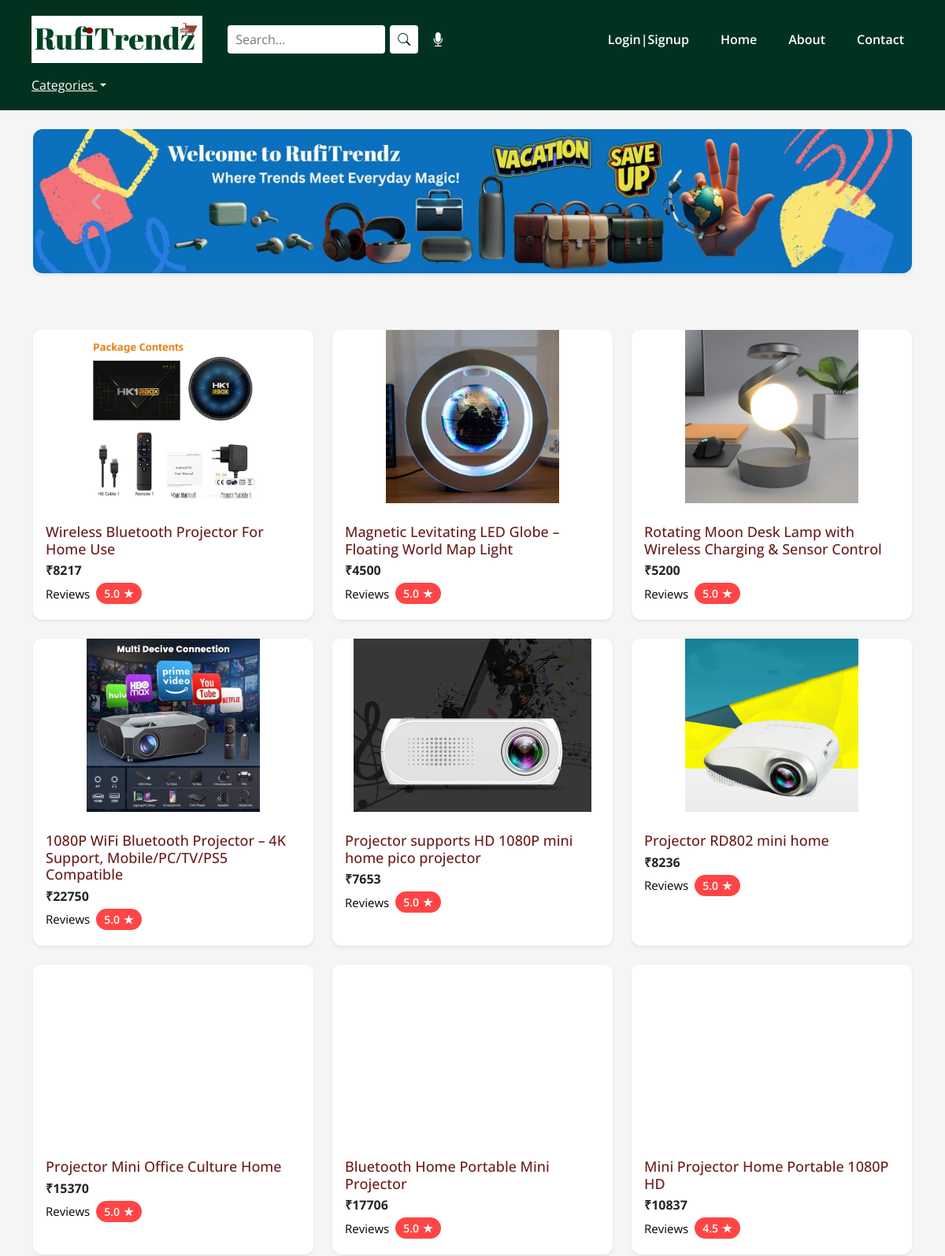
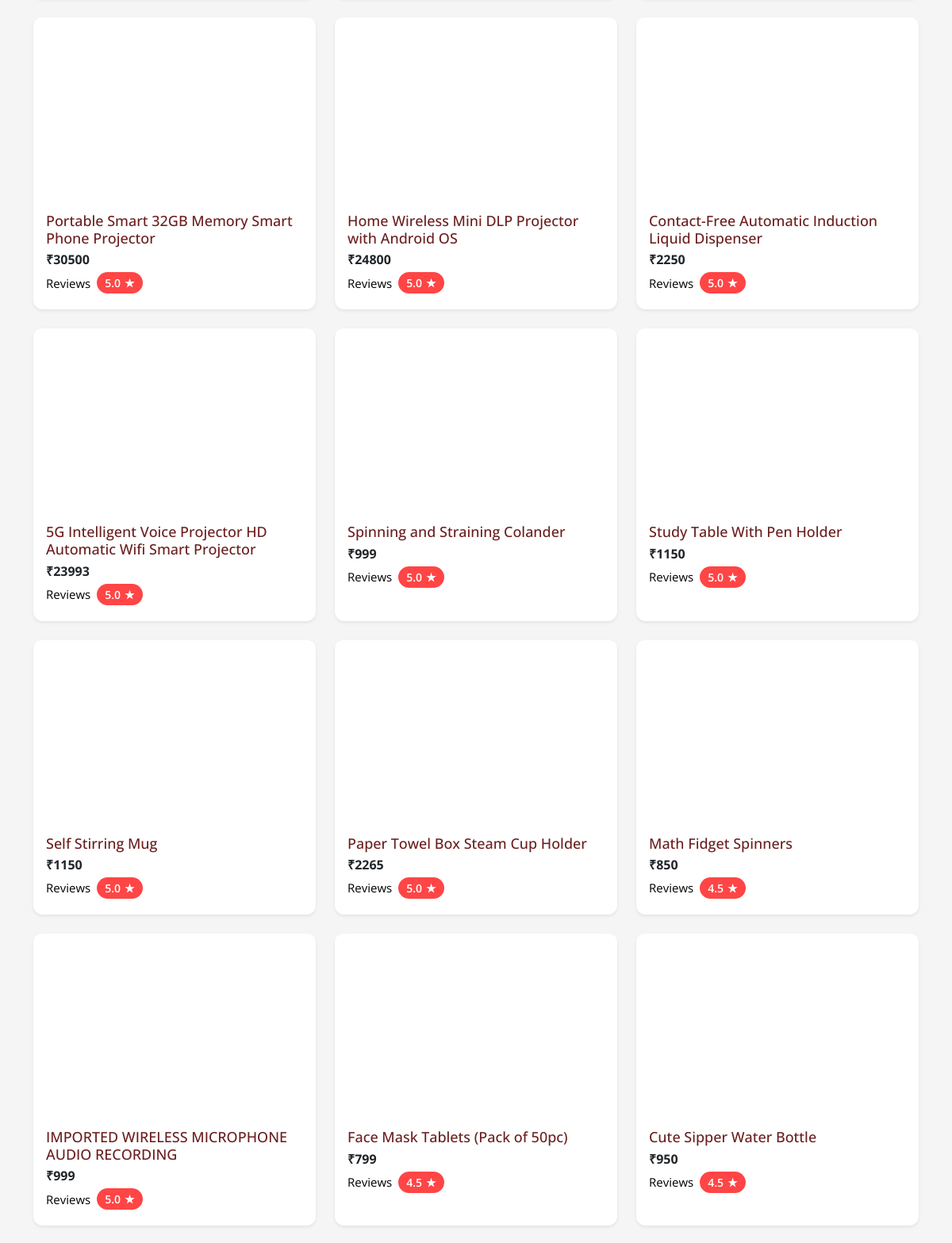
The page / (upper part) on the database its author committed (2 pictures, top to bottom).
### tables this page shows
CREATE TABLE banners (
                id INTEGER PRIMARY KEY AUTOINCREMENT,
                filename TEXT
            , link TEXT);

CREATE TABLE products (
                    id INTEGER PRIMARY KEY AUTOINCREMENT,
                    product_id TEXT,
                    name TEXT,
                    images TEXT,
                    description TEXT,
                    price TEXT,
                    know_more TEXT,
                    product_type TEXT,
                    sub_category TEXT,
                    tags TEXT,
                    brand_name TEXT,
                    rating REAL  -- ✅ float-compatible
                );

### app.py (the view, shortened to what this page needs)
@app.route('/')
def index():
    raw_query = request.args.get('search', '').strip()
    selected_category = request.args.get('category', '').lower()
    with sqlite3.connect('database.db') as conn:
        conn.row_factory = sqlite3.Row
        c = conn.cursor()
        c.execute("SELECT DISTINCT product_type FROM products")
        categories = [row['product_type'] for row in c.fetchall()]
        query_sql = "SELECT * FROM products"
        filters = []
        values = []
        raw_lower = raw_query.lower()
        match = re.search(r'(under|below|less than)\s+(\d+)', raw_lower)
        if match:
            amount = int(match.group(2))
            filters.append("CAST(price AS INTEGER) <= ?")
            values.append(amount)
        match = re.search(r'(above|over|more than)\s+(\d+)', raw_lower)
        if match:
            amount = int(match.group(2))
            filters.append("CAST(price AS INTEGER) >= ?")
            values.append(amount)
        match = re.search(r'between\s+(\d+)\s+and\s+(\d+)', raw_lower)
        if match:
            low, high = int(match.group(1)), int(match.group(2))
            filters.append("CAST(price AS INTEGER) BETWEEN ? AND ?")
            values.extend([low, high])
        if selected_category:
            filters.append("LOWER(product_type) = ?")
            values.append(selected_category)
        if filters:
            query_sql += " WHERE " + " AND ".join(filters)
        query_sql += " ORDER BY id DESC"
        c.execute(query_sql, values)
        products = c.fetchall()
        if raw_query and not products:
            return redirect(url_for('index'))
        c.execute("SELECT * FROM banners ORDER BY id DESC LIMIT 10")
        banners = c.fetchall()
    return render_template(
        'index.html',
        products=products,
        categories=categories,
        search=raw_query,
        category=selected_category,
        banners=banners
    )

### templates/index.html (shortened to what this page needs)
<!DOCTYPE html>
<html lang="en">
<head>
  <link rel="stylesheet" href="https://cdn.jsdelivr.net/npm/bootstrap@5.3.0/dist/css/bootstrap.min.css"/>
  <link rel="stylesheet" href="https://cdn.jsdelivr.net/npm/bootstrap-icons@1.10.5/font/bootstrap-icons.css"/>
</head>
<body>
<header>
  <div class="d-flex flex-wrap align-items-center justify-content-between w-100 gap-3">
    <a href="/" class="d-inline-block me-3">
      <img src="{{ url_for('static', filename='uploads/mini.png') }}"
           alt="Rufi Trendz Logo"
           style="height: 60px; width: auto;">
    </a>
<form method="get" class="search-header-form me-auto" id="searchForm">
  <input type="text" name="search" id="searchInput" placeholder="Search..." value="{{ request.args.get('search', '') }}">
  <button type="submit" title="Search"><i class="bi bi-search"></i></button>
  <button type="button" id="micButton" title="Speak" style="background: none; border: none; font-size: 18px; color: white;">
    <i class="bi bi-mic-fill"></i>
  </button>
</form>
    <div class="right-nav">
      <nav class="d-flex align-items-center flex-wrap gap-3">
        <a href="https://shopify.com/authentication/94147182906/login?client_id=098fba95-0b80-4308-be87-505414599de1&locale=en&redirect_uri=https%3A%2F%2Fshopify.com%2Fauthentication%2F94147182906%2Foauth%2Fauthorize%3Fclient_id%3D098fba95-0b80-4308-be87-505414599de1%26locale%3Den%26nonce%3Da454f0f2-0257-4b23-a7a3-79ed147d46d6%26redirect_uri%3Dhttps%253A%252F%252Fshopify.com%252F94147182906%252Faccount%252Fcallback%253Fsource%253Dcore%26response_type%3Dcode%26scope%3Dopenid%2Bemail%2Bcustomer-account-api%253Afull%26state%3D01JYHFH2N2BFSS185MWRPWKZ32"  >Login|Signup</a>
        <a href="/">Home</a>
        <a href="#about">About</a>
        <a href="https://rufitrendz.online/pages/contact">Contact</a>
      </nav>
    </div>
  </div>
  {% if categories %}
  <div class="mt-3">
    <div class="dropdown">
      <a class="dropdown-toggle text-white" href="#" role="button" data-bs-toggle="dropdown">
        Categories
      </a>
    </div>
  </div>
  {% endif %}
</header>
{% if banners %}
<section class="py-4">
  <div class="container">
    <div id="centerBannerCarousel" class="carousel slide" data-bs-ride="carousel" data-bs-interval="4000">
      <div class="carousel-inner rounded-3 shadow-sm overflow-hidden">
        {% for banner in banners %}
        <div class="carousel-item {% if loop.index == 1 %}active{% endif %}">
          <a href="{{ banner.link or '#' }}">
            <img src="{{ url_for('static', filename='banners/' + banner.filename) }}"
                 class="d-block w-100 centered-banner-img"
                 alt="Banner {{ loop.index }}">
          </a>
        </div>
        {% endfor %}
      </div>
      {% if banners|length > 1 %}
      <button class="carousel-control-prev" type="button" data-bs-target="#centerBannerCarousel" data-bs-slide="prev">
        <span class="carousel-control-prev-icon" aria-hidden="true"></span>
      </button>
      <button class="carousel-control-next" type="button" data-bs-target="#centerBannerCarousel" data-bs-slide="next">
        <span class="carousel-control-next-icon" aria-hidden="true"></span>
      </button>
      {% endif %}
    </div>
  </div>
</section>
{% endif %}
<div class="container py-5">
  {% if products %}
  <div class="row">
    {% for product in products %}
    <div class="col-md-4 col-sm-6 mb-4">
      <div class="card h-100 text-center shadow-sm border-0">
        {% set images = product.images.split(',') %}
        {% if images %}
        <a href="{{ product.know_more or '#' }}" class="text-decoration-none">
          <div id="carousel-{{ product.id }}" class="carousel slide product-carousel">
            <div class="carousel-inner">
              {% for img in images %}
              <div class="carousel-item {% if loop.index == 1 %}active{% endif %}">
                <div class="image-wrapper">
                  <img src="{{ url_for('static', filename='uploads/' + img) }}"
                       alt="{{ product.name }}"
                       loading="eager"
                       decoding="async"
                       class="w-100"
                       style="object-fit: contain; height: 220px;">
                </div>
              </div>
              {% endfor %}
            </div>
          </div>
        </a>
        {% endif %}
        <div class="card-body text-start">
          <a href="{{ product.know_more or '#' }}" class="text-decoration-none text-dark">
            <h5 class="card-title mb-1">{{ product.name }}</h5>
            <p class="fw-bold mb-1">₹{{ product.price }}</p>
          </a>
          {% set rating = "%.1f"|format(product.rating or 0) %}
          <div class="d-flex align-items-center mb-1">
            <span class="me-2" style="color: #000; font-size: 15px;">Reviews</span>
            <div style="
              background-color: #ff4545;
              color: #fff;
              font-weight: 600;
              padding: 3px 10px;
              border-radius: 20px;
              font-size: 14px;
              display: flex;
              align-items: center;">
              <span>{{ rating }}</span>
              <span style="font-size: 14px; margin-left: 5px;">&#9733;</span>
            </div>
          </div>
        </div>
      </div>
    </div>
    {% endfor %}
  </div>
  {% else %}
  <p class="text-center">No products available.</p>
  {% endif %}
</div>
</body>
</html>

### templates/index.html (style rules this page uses)
:root { --dark-green: #013220; --dark-maroon: #6b1e1e; --light-bg: #f5f5f5; --font-title: 'Playfair Display', serif; --font-body: 'Open Sans', sans-serif; }
body { font-family: var(--font-body); background-color: var(--light-bg); color: #222; }
header { background-color: var(--dark-green); color: white; padding: 20px 40px; display: flex; align-items: center; flex-wrap: wrap; justify-content: space-between; }
.right-nav nav a { color: white; text-decoration: none; font-weight: 600; margin: 0 12px; }
.search-header-form { display: flex; gap: 6px; align-items: center; }
.search-header-form input { padding: 6px 10px; border-radius: 4px; border: none; min-width: 200px; }
.search-header-form button { border: none; background-color: white; color: var(--dark-green); border-radius: 4px; padding: 6px 10px; font-size: 16px; }
.card { background: white; border-radius: 12px; box-shadow: 0 4px 8px rgba(0,0,0,0.05); transition: transform 0.2s ease-in-out; display: flex; flex-direction: column; height: 100%; }
.image-wrapper { position: relative; background-color: #fff; height: 220px; border-radius: 10px 10px 0 0; overflow: hidden; display: flex; align-items: center; justify-content: center; }
.image-wrapper img { height: 100%; width: auto; object-fit: contain; display: block; }
.product-carousel { position: relative; border-radius: 10px 10px 0 0; overflow: hidden; max-height: 220px; }
.carousel-control-prev-icon, .carousel-control-next-icon { display: inline-block; width: 2rem; height: 2rem; background-color: lightblue; background-image: none; mask-size: contain; mask-repeat: no-repeat; mask-position: center; -webkit-mask-size: contain; -webkit-mask-repeat: no-repeat; -webkit-mask-position: center; }
.card h5 { margin: 10px 0 5px; font-size: 18px; color: var(--dark-maroon); }
.centered-banner-img { width: 100%; height: auto; max-height: 480px; object-fit: cover; border-radius: 12px; }

### rows shown on the page
banners: filename (picture)
products: name "Wireless Bluetooth Projector For Home Use", price "8217", rating "5.0"
products: name "Magnetic Levitating LED Globe – Floating World Map Light", price "4500", rating "5.0"
products: name "Rotating Moon Desk Lamp with Wireless Charging & Sensor Control", price "5200", rating "5.0"
products: name "1080P WiFi Bluetooth Projector – 4K Support, Mobile/PC/TV/PS5 Compatible", price "22750", rating "5.0"
products: name "Projector supports HD 1080P mini home pico projector", price "7653", rating "5.0"
products: name "Projector RD802 mini home", price "8236", rating "5.0"
products: name "Projector Mini Office Culture Home", price "15370", rating "5.0"
products: name "Bluetooth Home Portable Mini Projector", price "17706", rating "5.0"
products: name "Mini Projector Home Portable 1080P HD", price "10837", rating "4.5"
products: name "Portable Smart 32GB Memory Smart Phone Projector", price "30500", rating "5.0"
products: name "Home Wireless Mini DLP Projector with Android OS", price "24800", rating "5.0"
products: name "Contact-Free Automatic Induction Liquid Dispenser", price "2250", rating "5.0"
products: name "5G Intelligent Voice Projector HD Automatic Wifi Smart Projector", price "23993", rating "5.0"
products: name "Spinning and Straining Colander", price "999", rating "5.0"
products: name "Study Table With Pen Holder", price "1150", rating "5.0"
products: name "Self Stirring Mug", price "1150", rating "5.0"
products: name "Paper Towel Box Steam Cup Holder", price "2265", rating "5.0"
products: name "Math Fidget Spinners", price "850", rating "4.5"
products: name "IMPORTED WIRELESS MICROPHONE AUDIO RECORDING", price "999", rating "5.0"
products: name "Face Mask Tablets (Pack of 50pc)", price "799", rating "4.5"
products: name "Cute Sipper Water Bottle", price "950", rating "4.5"
